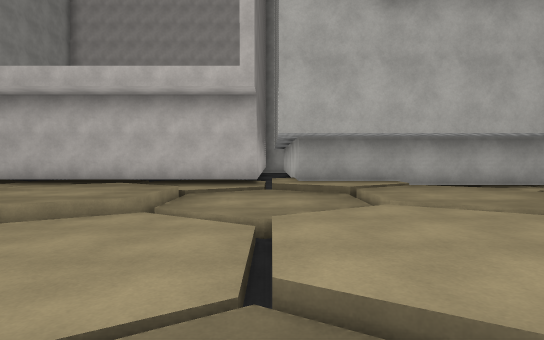
View 1 (above)

21 first-person views from a walk through a Unity game level. The camera is 1.3 m above the floor, tilts 2° down and sees 80° across. The floor is counted in squares, 2 m on a side. Each view is taken from the middle of a square. On the plan, view 1 faces up. The plan holds only what a view shows up to about 10 squares ahead; the rest is blank. The place goes on beyond the plan. The player is left out. Some surface patterns are stand-ins.

View 2
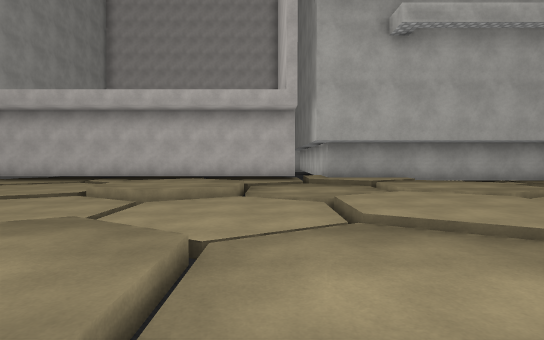

View 3
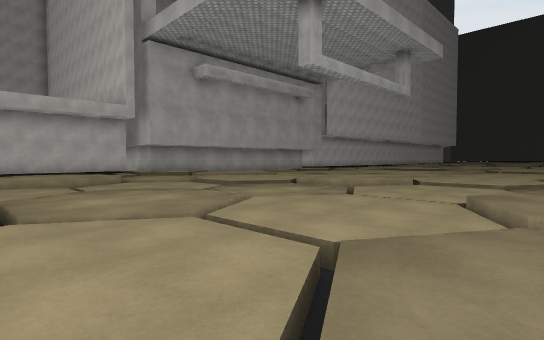

View 4
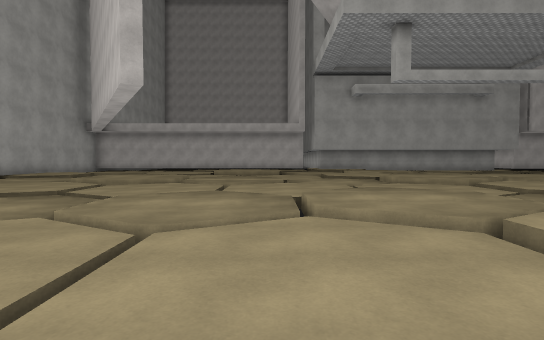

View 5
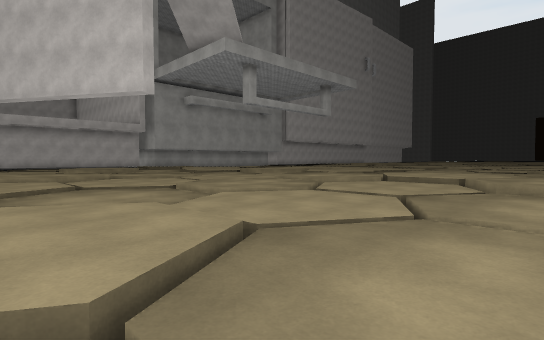

View 6
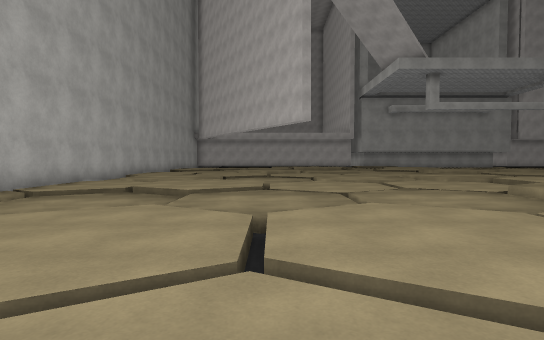

View 7
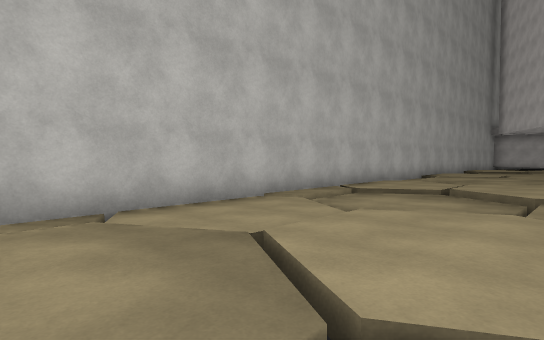

View 8
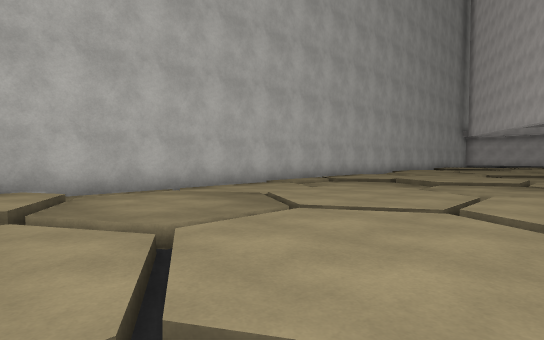

View 9
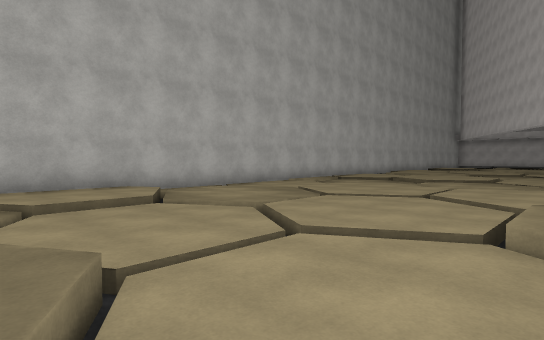

View 10
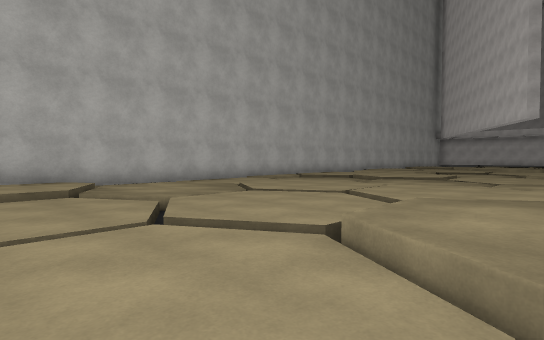

View 11
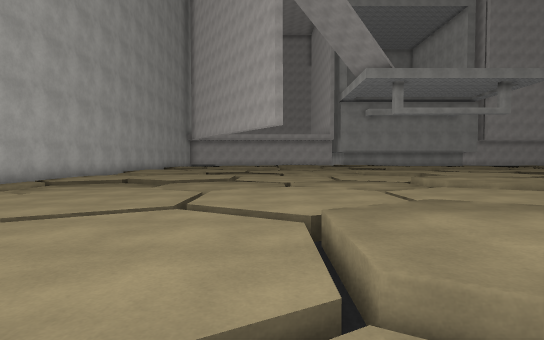

View 12
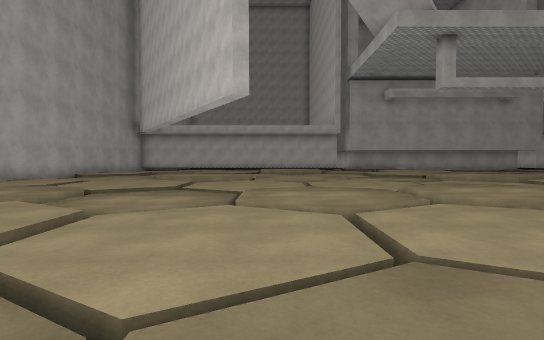

View 13
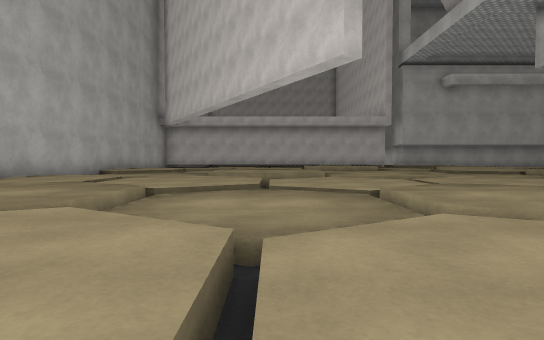

View 14
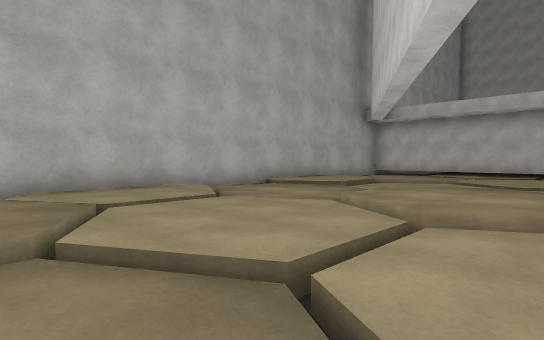

View 15
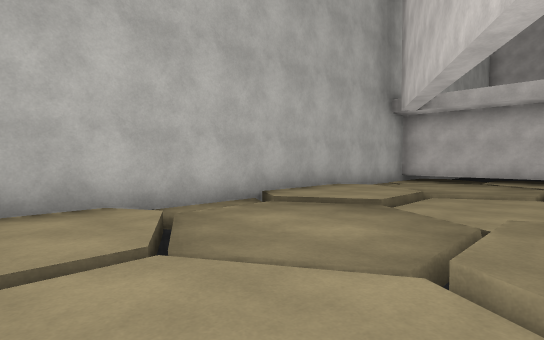

View 16
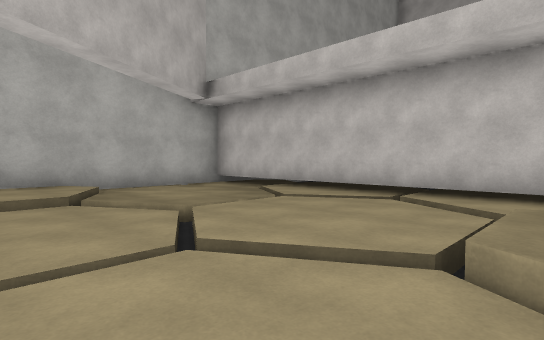

View 17
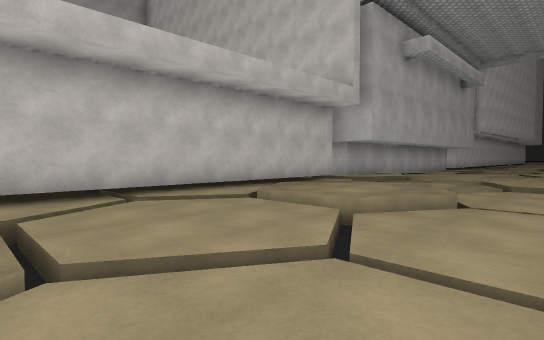

View 18
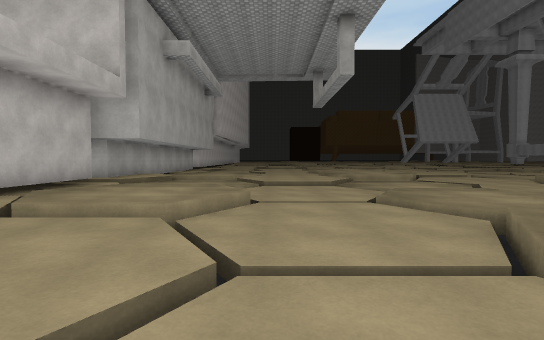

View 19
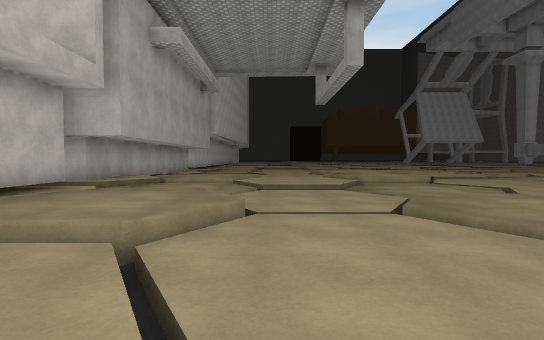

View 20
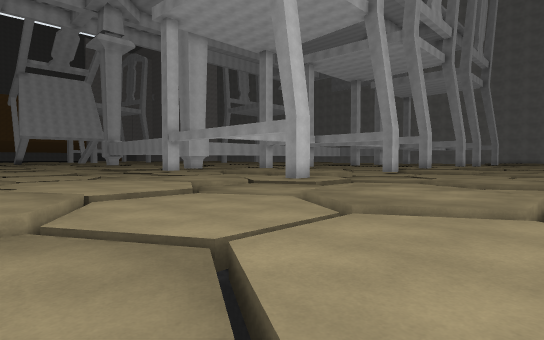

View 21
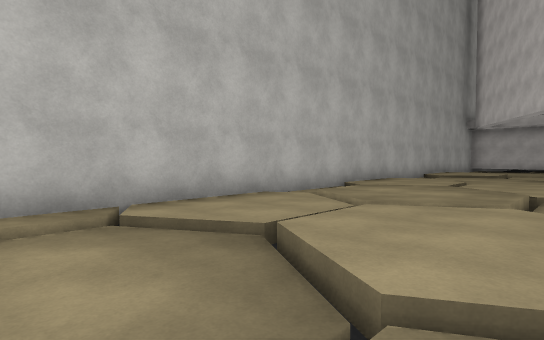

### Floor plan
Key: @ floor where view 1 was taken; # wall or solid block; . main floor; : floor 0.25 m higher than the main floor; / step, stairs or slope; = window, fence, low wall or low ledge.
Columns run from 12 left of view 1 to 7 right of it. Each row starts with its distance up from view 1.
  8 ##############  ####
  7 #../../:::::####../
  6 #//.//./=##/.####/.
  5 #/......###...###
  4 ##/./#./###/./###
  3 ####../../../::/.
  2  ###../../../::/
  1 ## ..###//////#=
  0 #/...###:::.@.#####
 -1 #/...###/://./#####
 -2 #::#../../../..=::=
 -3 #::/../../../../::/:
 -4 #/##////////#///////
 -5 # ###...:::###..
 -6 #.###...:::###
 -7 #./#://.////###
 -8 #../::/../..####
 -9 #.//://.//./###
-10 #/...../../###
-11 #..........###
-12 #//////////####  ///
-13 #../../::/:: ### ./.
-14 #../../::/:: ### ./
-15 #//.//./###/.. ##/
-16 #/......###... ##
-17 ###/////###/./##
-18 ####../../  //:
-19 ####../../..//
-20    ..###/://.
-21         :::.
-22         /:/

Positions as (right, up) in squares from view 1, and headings:
1: (0, 0), facing up
2: (-1, -2), facing up
3: (-5, -5), facing up-right
4: (-2, -10), facing up
5: (-8, -11), facing up-right
6: (-6, -16), facing up
7: (-7, -16), facing up-left
8: (-5, -18), facing up-left
9: (-4, -20), facing up-left
10: (-3, -19), facing up-left
11: (-5, -18), facing up
12: (-4, -11), facing up
13: (-6, -9), facing up
14: (-5, -5), facing up-left
15: (-7, -3), facing up-left
16: (-4, 2), facing up-left
17: (-8, 2), facing up-right
18: (-8, 3), facing right
19: (-7, 3), facing right
20: (-5, -11), facing down-right
21: (-7, -11), facing up-left
